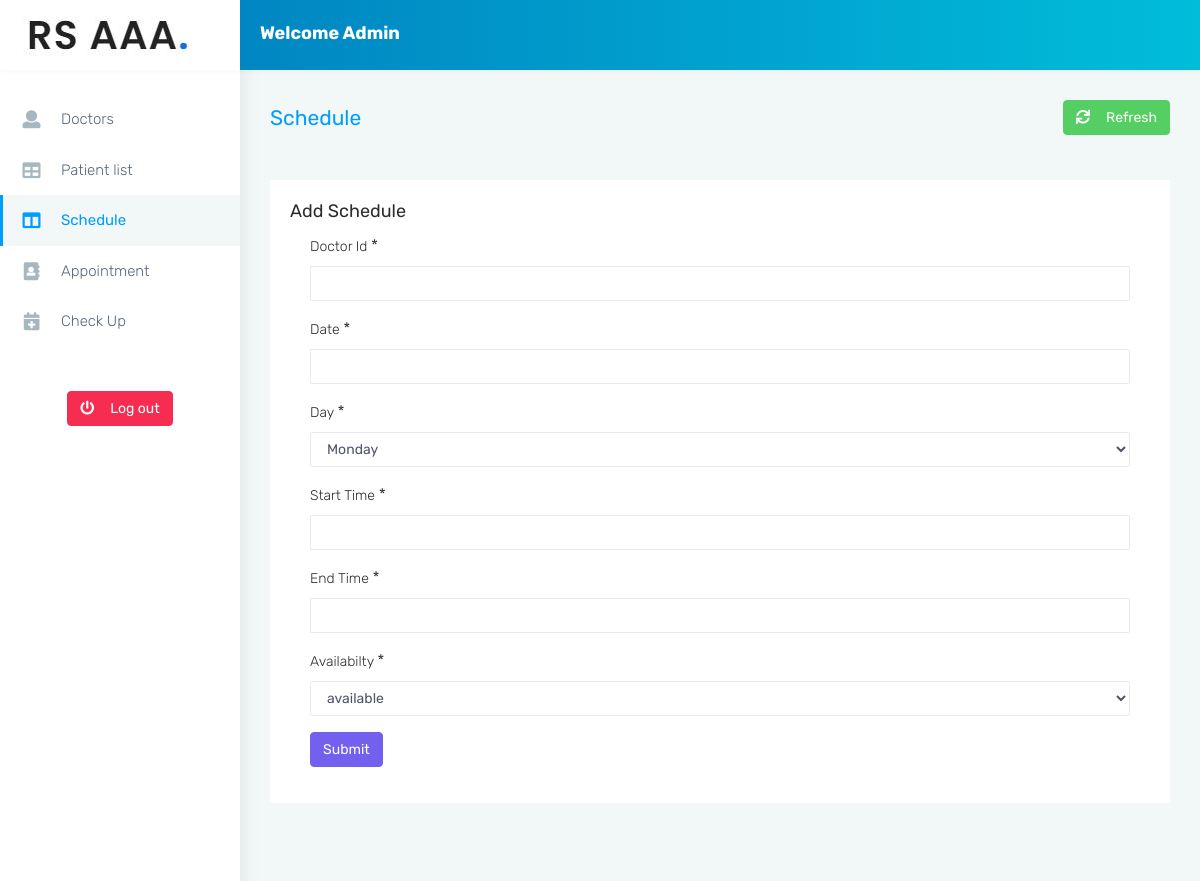
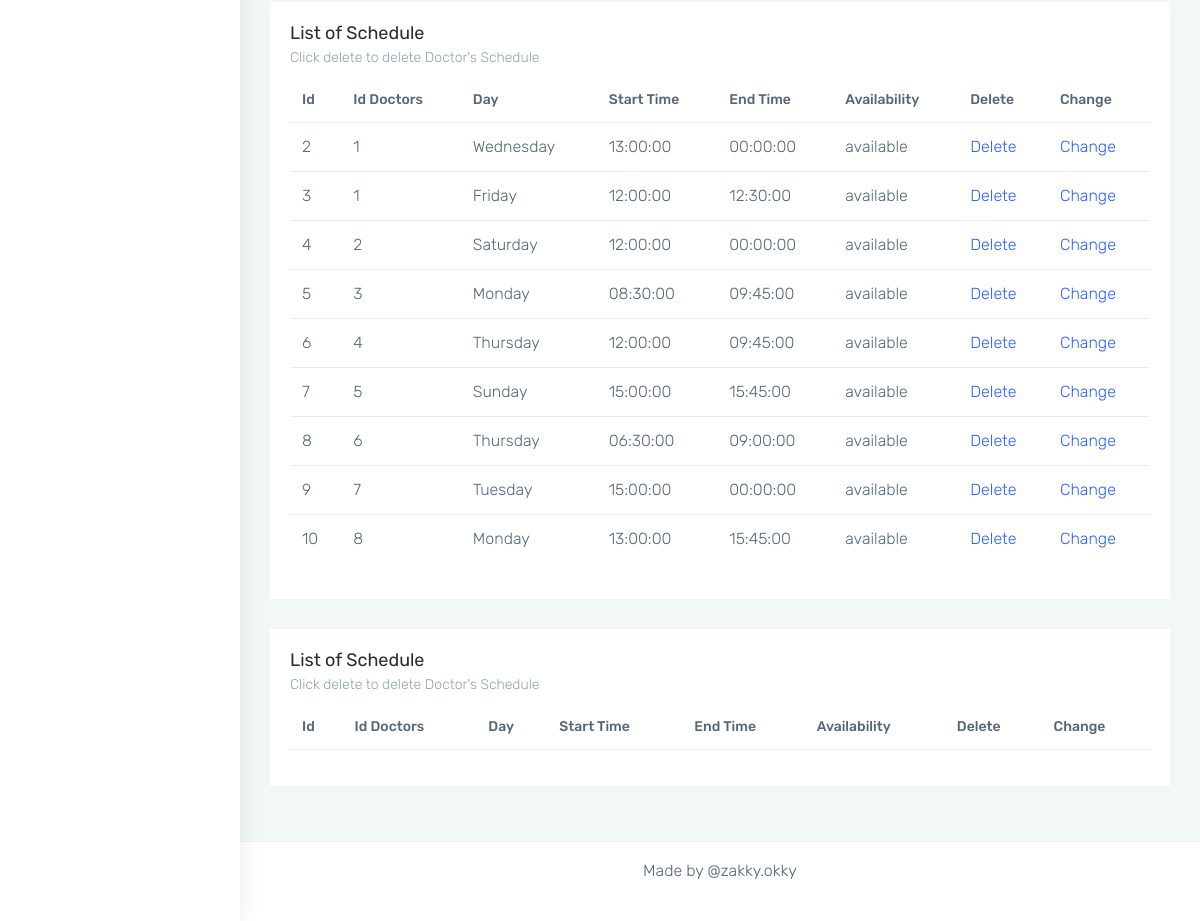
The page /admin/monster-html/pages-blank.php on the database its author committed (2 pictures, top to bottom).
### tables this page shows
CREATE TABLE `schedule` (
  `idSchedule` int(11) NOT NULL,
  `idDoctors` int(11) NOT NULL,
  `dateSchedule` date NOT NULL,
  `daySchedule` varchar(10) NOT NULL,
  `starttime` time NOT NULL,
  `endtime` time NOT NULL,
  `avail` varchar(10) NOT NULL
);

### admin/monster-html/pages-blank.php (the view, shortened to what the rows shown need)
<?php
    require_once '../../includes/dbh.inc.php';
?>
<!DOCTYPE html>
<html dir="ltr" lang="en">
<head>
    <link href="css/style.min.css" rel="stylesheet">
    <link href="css/time/bootstrap-clockpicker.css" rel="stylesheet">
</head>
<body>
    <div id="main-wrapper" data-layout="vertical" data-navbarbg="skin5" data-sidebartype="full"
        data-sidebar-position="absolute" data-header-position="absolute" data-boxed-layout="full">
        <div class="page-wrapper">
            <div class="container-fluid">
                <div class="row">
                    <div class="col-sm-12">
                        <div class="card">
                            <div class="card-body">
                                <div class="table-responsive">
                                    <table class="table user-table no-wrap">
                                        <thead>
                                            <tr>
                                                <th class="border-top-0">Id</th>
                                                <th class="border-top-0">Id Doctors</th>
                                                <th class="border-top-0">Day</th>
                                                <th class="border-top-0">Start Time</th>
                                                <th class="border-top-0">End Time</th>
                                                <th class="border-top-0">Availability</th>
                                                <th class="border-top-0">Delete</th>
                                                <th class="border-top-0">Change</th>
                                            </tr>
                                        </thead>
                                        <tbody>
                                            <?php
                                                $sql = "SELECT * FROM schedule WHERE avail='available';";
                                                $result = mysqli_query($conn, $sql);
                                                $check = mysqli_num_rows($result);
                                                if ($check > 0) {
                                                    while ($rows = mysqli_fetch_assoc($result)) {
                                                        echo "<tr>";
                                                            echo "<td>" . $rows['idSchedule'] . "</td>";
                                                            echo "<td>" . $rows['idDoctors'] . "</td>";
                                                            echo "<td>" . $rows['daySchedule'] . "</td>";
                                                            echo "<td>" . $rows['starttime'] . "</td>";
                                                            echo "<td>" . $rows['endtime'] . "</td>";
                                                            echo "<td>" . $rows['avail'] . "</td>";
                                                            echo "<td><a href='../../includes/delete-schedule.inc.php?id=$rows[idSchedule]'>Delete</a></td>";
                                                            echo "<td><a href='../../includes/change-schedule.inc.php?id=$rows[idSchedule]'>Change</a></td>";
                                                        echo "</tr>";
                                                    }
                                                }
                                            ?>
                                        </tbody>
                                    </table>
                                </div>
                            </div>
                        </div>
                    </div>
                </div>
                <div class="row">
                    <div class="col-sm-12">
                        <div class="card">
                            <div class="card-body">
                                <div class="table-responsive">
                                    <table class="table user-table no-wrap">
                                        <thead>
                                            <tr>
                                                <th class="border-top-0">Id</th>
                                                <th class="border-top-0">Id Doctors</th>
                                                <th class="border-top-0">Day</th>
                                                <th class="border-top-0">Start Time</th>
                                                <th class="border-top-0">End Time</th>
                                                <th class="border-top-0">Availability</th>
                                                <th class="border-top-0">Delete</th>
                                                <th class="border-top-0">Change</th>
                                            </tr>
                                        </thead>
                                    </table>
                                </div>
                            </div>
                        </div>
                    </div>
                </div>
            </div>
        </div>
    </div>
    <link rel="stylesheet" href="https://cdnjs.cloudflare.com/ajax/libs/bootstrap-datepicker/1.4.1/css/bootstrap-datepicker3.css"/>
</body>
</html>

### rows shown on the page
schedule: idSchedule "2", idDoctors "1", daySchedule "Wednesday", starttime "13:00:00", endtime "00:00:00", avail "available"
schedule: idSchedule "3", idDoctors "1", daySchedule "Friday", starttime "12:00:00", endtime "12:30:00", avail "available"
schedule: idSchedule "4", idDoctors "2", daySchedule "Saturday", starttime "12:00:00", endtime "00:00:00", avail "available"
schedule: idSchedule "5", idDoctors "3", daySchedule "Monday", starttime "08:30:00", endtime "09:45:00", avail "available"
schedule: idSchedule "6", idDoctors "4", daySchedule "Thursday", starttime "12:00:00", endtime "09:45:00", avail "available"
schedule: idSchedule "7", idDoctors "5", daySchedule "Sunday", starttime "15:00:00", endtime "15:45:00", avail "available"
schedule: idSchedule "8", idDoctors "6", daySchedule "Thursday", starttime "06:30:00", endtime "09:00:00", avail "available"
schedule: idSchedule "9", idDoctors "7", daySchedule "Tuesday", starttime "15:00:00", endtime "00:00:00", avail "available"
schedule: idSchedule "10", idDoctors "8", daySchedule "Monday", starttime "13:00:00", endtime "15:45:00", avail "available"
